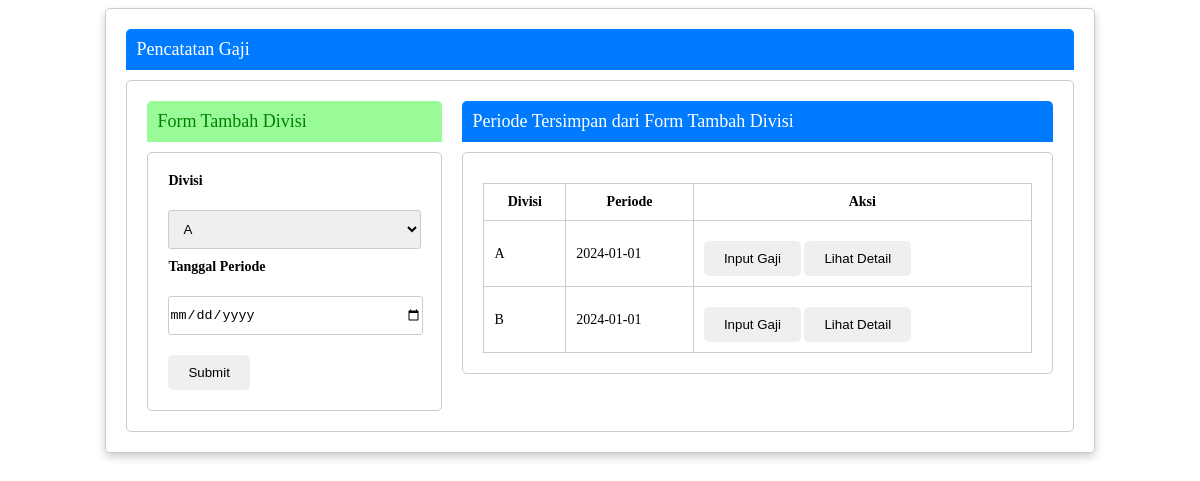
The page / on the database its author committed.
### tables this page shows
CREATE TABLE IF NOT EXISTS `divisi_per_periode` (
  `id_divisi` int(11) NOT NULL,
  `nama_divisi` varchar(250) NOT NULL,
  `periode` date DEFAULT NULL
);

### index.php (the view, shortened to what this page needs)
<?php
    require 'conn.php';
    $divisi = "SELECT * FROM master_divisi";
    $resultDivisi = mysqli_query($conn, $divisi);
    $divisiOptions = "";
    while ($row = mysqli_fetch_assoc($resultDivisi)) {
        $divisiOptions .= "<option value='{$row['nama_divisi']}'>{$row['nama_divisi']}</option>";
    }
    $divPerPeriode = "SELECT * FROM divisi_per_periode";
    $resultPeriode = mysqli_query($conn, $divPerPeriode);
?>
<!DOCTYPE html>
<html lang="en">
<head>
    <link rel="stylesheet" href="style.css">
</head>
<body>
    <div class="main-card">
        <div class="card-header">
            <div class="card-title">Pencatatan Gaji</div>
        </div>
        <div class="card-content">
            <div class="flex-container">
                <div class="left-card">
                    <div class="card-header">
                        <div class="card-title">Form Tambah Divisi</div>
                    </div>
                    <div class="card-content">
                        <form method='POST'>
                            <label for="divisi">Divisi</label> <br>
                            <select name="divisi" id="divisi">
                                <<?php echo $divisiOptions; ?>
                            </select> <br>
                            <label for="tanggal">Tanggal Periode</label> <br>
                            <input type="date" name="tanggal" id="tanggal"> <br>
                            <button type="submit" name="submit">Submit</button>
                        </form>
                    </div>
                </div>
                <div class="right-card">
                    <div class="card-header">
                        <div class="card-title">Periode Tersimpan dari Form Tambah Divisi</div>
                    </div>
                    <div class="card-content">
                        <table>
                            <tr>
                                <th>Divisi</th>
                                <th>Periode</th>
                                <th>Aksi</th>
                            </tr>
                            <?php while ($row = mysqli_fetch_assoc($resultPeriode)): ?>
                            <tr>
                                <td><?php echo $row['nama_divisi'] ?></td>
                                <td><?php echo $row['periode'] ?></td>
                                <td>
                                    <button type="submit"><a href="input-gaji.php?id_divisi=<?php echo $row['id_divisi'] ?>">Input Gaji</a></button>
                                    <button type="submit"><a href="lihat-detail.php?id_divisi=<?php echo $row['id_divisi'] ?>">Lihat Detail</a></button>
                                </td>
                            </tr>
                        <?php endwhile; ?>
                        </table>
                    </div>
                </div>
            </div>
        </div>
    </div>
</body>
</html>

### style.css (style rules this page uses)
.card-header { background-color: #007bff; color: #fff; padding: 10px; border-top-left-radius: 5px; border-top-right-radius: 5px; }
.card-header .card-title { font-size: 18px; font-weight: normal; margin: 0; }
.left-card .card-header { background-color: palegreen; color: green; }
.main-card { width: 80%; margin: 0 auto; padding: 20px; border: 1px solid #ccc; border-radius: 5px; box-shadow: 0 4px 8px 0 rgba(0, 0, 0, 0.2); }
.card-content { font-size: 14px; padding: 20px; margin-top: 10px; border: 1px solid #ccc; border-radius: 5px; }
.flex-container { display: flex; }
.left-card { flex: 1; margin-right: 10px; }
.right-card { flex: 2; margin-left: 10px; }
label { display: block; font-weight: bold; margin-bottom: 5px; }
select { width: 100%; padding: 10px; margin-bottom: 10px; border: 1px solid #ccc; border-radius: 3px; }
input { width: 100%; padding: 10px 0; margin-bottom: 10px; border: 1px solid #ccc; border-radius: 3px; }
.card-content button { padding: 10px 20px; border: none; border-radius: 5px; cursor: pointer; margin-top: 10px; }
.card-content button a { text-decoration: none; color: black; }
table { width: 100%; border-collapse: collapse; margin-top: 10px; }
table th { color: black; border: 1px solid #ccc; font-weight: bold; padding: 10px; text-align: center; }
table td { border: 1px solid #ccc; padding: 10px; text-align: left; }

### rows shown on the page
divisi_per_periode: nama_divisi "A", periode "2024-01-01"
divisi_per_periode: nama_divisi "B", periode "2024-01-01"

### other values the page prints
form field divisi "A"
